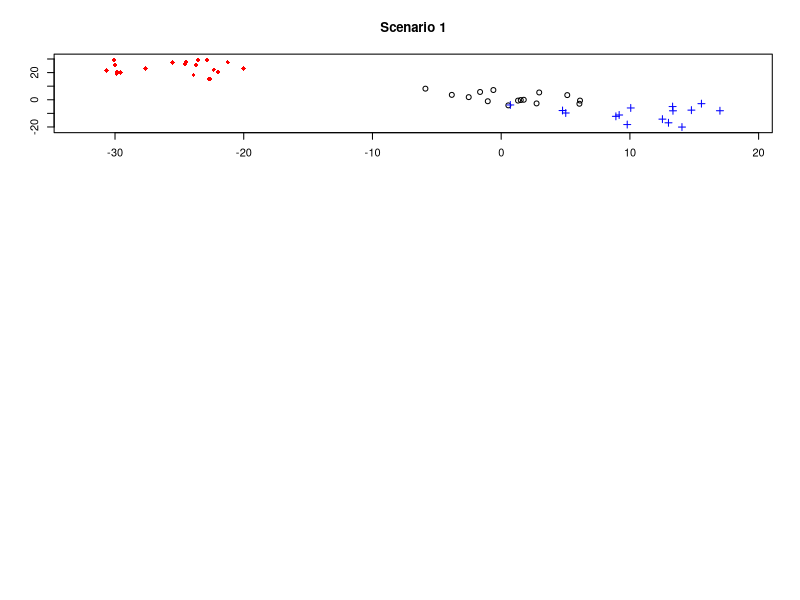

Write the R code that produced this figure. (Note: this script raises an error after producing the figure.)

par(mfrow=c(3,1))
### Simulation 3: varying error structures

library(MASS)
library(gdata)
library(mclust)

## Structure 1: identical errors across observations

# set sample size
nvec = c(3,3,4) * 5
n = sum(nvec)
p = 2
G = 3

tau = c(0.3,0.3,0.4)

set.seed(0)
mu1 = c(1,1)
mu2 = c(10,-10)
mu3 = c(-25,25)
mu = cbind(mu1,mu2,mu3)

# set errors to be zero
err = array(0, dim=c(p,p,n))  
for(i in 1:n){
  err[,,i] = matrix(0,p,p)
  diag(err[,,i]) = 0.1
}

sigma1 = matrix(c(15,-2,-2,15),nrow=2)
sigma2 = matrix(c(23,3,3,23),nrow=2)
sigma3 = matrix(c(31,-4,-4,31),nrow=2)

set.seed(0)
s1 = mvrnorm(nvec[1], mu1, (sigma1+err[,,1]))
s2 = mvrnorm(nvec[2], mu2, (sigma2+err[,,1]))
s3 = mvrnorm(nvec[3], mu3, (sigma3+err[,,1]))

# true membership matrix:
temp = c(rep(c(1,0,0),nvec[1]),rep(c(0,1,0),nvec[2]),rep(c(0,0,1),nvec[3]))
z.ini = z.true = matrix(temp, nrow=n, byrow=TRUE)

samp = rbind(s1,s2,s3)

x1 = min(samp[,1])-2
x2 = max(samp[,1])+2
y1 = min(samp[,2])-2
y2 = max(samp[,2])+2

plot(s1,xlim=c(x1,x2),ylim=c(y1,y2),xlab="",ylab="",main="Scenario 1")
points(s2, col="blue", pch=3)
points(s3, col="red", pch=18)



tmp = proc.time()
my.result1 = ME.VVV.err(samp, z.ini, err, errstr="identical")
my.class1 = my.result1$z
my.mcr1 = MCR(my.class1,z.true)
my.time1 = proc.time() - tmp

tmp = proc.time()
mc.result1 = meVVV(samp,z.ini)
mc.class1 = mc.result1$z
mc.mcr1 = MCR(mc.class1,z.true)
mc.time1 = proc.time() - tmp



#--------------------------------------------------------------------#


## Structure 2: errors the same within clusters

err = array(0, dim=c(p,p,n))
err1 = matrix(c(0.1,0,0,0.1),nrow=2)
err2 = matrix(c(0.3,0,0,0.3),nrow=2)
err3 = matrix(c(0.5,0,0,0.5),nrow=2)

for(i in 1:nvec[1]){
  err[,,i] = err1
}

for(i in (nvec[1]+1):(n-nvec[3])){
  err[,,i] = err2
}

for(i in (n-nvec[3]+1):n){
  err[,,i] = err3
}

set.seed(0)
s1 = mvrnorm(nvec[1], mu1, (sigma1+err1))
s2 = mvrnorm(nvec[2], mu2, (sigma2+err2))
s3 = mvrnorm(nvec[3], mu3, (sigma3+err3))

# true membership matrix:
temp = c(rep(c(1,0,0),nvec[1]),rep(c(0,1,0),nvec[2]),rep(c(0,0,1),nvec[3]))
z.ini = z.true = matrix(temp, nrow=n, byrow=TRUE)

samp = rbind(s1,s2,s3)

x1 = min(samp[,1])-2
x2 = max(samp[,1])+2
y1 = min(samp[,2])-2
y2 = max(samp[,2])+2

plot(s1,xlim=c(x1,x2),ylim=c(y1,y2),xlab="",ylab="",main="Scenario 2")
points(s2, col="blue", pch=3)
points(s3, col="red", pch=18)

tmp = proc.time()
my.result2 = ME.VVV.err(samp, z.ini, err, "cluster")
my.class2 = my.result2$z
my.mcr2 = MCR(my.class2,z.true)
my.time2 = proc.time() - tmp

tmp = proc.time()
mc.result2 = meVVV(samp,z.ini)
mc.class2 = mc.result2$z
mc.mcr2 = MCR(mc.class2,z.true)
mc.time2 = proc.time() - tmp




#----------------------------------------------------------------------#



### Structure 3: different errors for each observation
set.seed(999)
m = n*p*(p+1)/2
q = p*(p+1)/2
cc = abs(rnorm(m,1,1))
err = array(0, dim=c(p,p,n))

for(i in 1:n){
  L = matrix(0,p,p)
  lowerTriangle(L,diag=T) = cc[(i*q-q+1):(i*q)]
  err[,,i] = tcrossprod(L)
}

samp = matrix(0,n,p)
for(i in 1:nvec[1]){
  samp[i,] = mvrnorm(1, mu1, (sigma1+err[,,i]))
}

for(i in (nvec[1]+1):(n-nvec[3])){
  samp[i,] = mvrnorm(1, mu2, (sigma2+err[,,i]))
}

for(i in (n-nvec[3]):n){
  samp[i,] = mvrnorm(1, mu3, (sigma3+err[,,i]))
}

x1 = min(samp[,1])-2
x2 = max(samp[,1])+2
y1 = min(samp[,2])-2
y2 = max(samp[,2])+2

plot(samp[1:nvec[1],],xlim=c(x1,x2),ylim=c(y1,y2),xlab="",ylab="",main="Scenario 3")
points(samp[(nvec[1]+1):(n-nvec[3]),], col="blue", pch=3)
points(samp[(n-nvec[3]+1):n,], col="red", pch=18)


tmp = proc.time()
my.result3 = ME.VVV.err(samp, z.ini, err, errstr="no")
my.class3 = my.result3$z
my.mcr3 = MCR(my.class3,z.true)
my.time3 = proc.time() - tmp

tmp = proc.time()
mc.result3 = meVVV(samp,z.ini)
mc.class3 = mc.result3$z
mc.mcr3 = MCR(mc.class3,z.true)
mc.time3 = proc.time() - tmp

save(my.result1,my.class1,my.mcr1,my.time1,
  mc.result1,mc.class1,mc.mcr1,mc.time1,
  my.result2,my.class2,my.mcr2,my.time2,
  mc.result2,mc.class2,mc.mcr2,mc.time2,
  my.result3,my.class3,my.mcr3,my.time3,
  mc.result3,mc.class3,mc.mcr3,mc.time3, file="sim3_results.RData")
